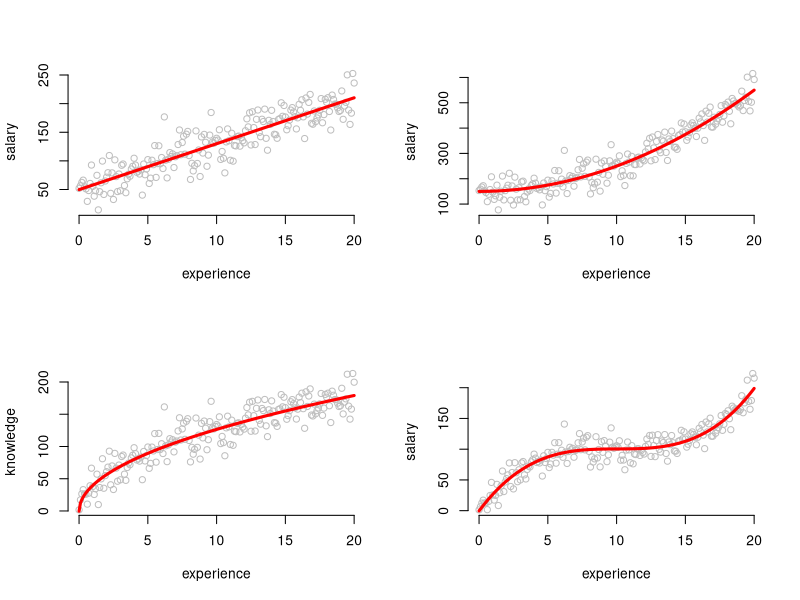

The R source for this figure:
# Linear Expression Examples
# Split window to show all 4 examples at once
par(mfrow = c(2,2))

# Generate variable for experience (in years)
experience <- seq(from=0, to=20, by=0.1)


# Example 1:
# Linear Model with linear function

# Generate random salaries with linear function and add some noise
set.seed(200)
noise <- rnorm(length(experience), mean=0, sd=25)
salary <- 50+8*experience+ noise

# Plot data points
plot(experience, salary,
     bty="n",
     col="grey")

# Estimate model
model_1 <- lm(salary ~ experience)

# Plot fitted values into the graph
lines(experience, fitted(model_1),
      col="red",
      lwd=3)


# Example 2:
# Linear Model with quadratic function

# Generate random salaries with quadratic function and add some noise
set.seed(200)
noise <- rnorm(length(experience), mean=0, sd=40)
salary <- 150+experience^2 + noise

# Plot data points
plot(experience, salary,
     bty="n",
     col="grey")

# First, compute the square values of experience
experience_2 <- experience^2 

# Then add them into your regression
model_2 <- lm(salary ~ experience_2)

# Plot fitted values of model into the graph
lines(experience, fitted(model_2),
      col="red",
      lwd=3)


# Example 3:
# Linear Model with root function

# Generate knowledge with root function and add some noise
set.seed(200)
noise <- rnorm(length(experience), mean=0, sd=20)
knowledge <- 40*sqrt(experience) + noise

# Plot data points
plot(experience, knowledge,
     bty="n",
     col="grey")

# First, compute the square root values of experience
sqrt_experience <- sqrt(experience)

# Then add them into your regression
model_3 <- lm(knowledge ~ sqrt_experience)

# Plot fitted values of model into the graph
lines(experience, fitted(model_3),
      col="red",
      lwd=3)


# Example 4:
# Linear Model with polynomial function

# Generate salaries with polynomial function and add some noise
set.seed(200)
noise <- rnorm(length(experience), mean=0, sd=15)
salary <- 100+0.1* (experience-10)^3 + noise

# Plot data points
plot(experience, salary,
     bty="n",
     col="grey")

# First, compute polynomials
experience_2 <- experience^2
experience_3 <- experience^3

# Then add them into your regression
model_4 <- lm(salary ~ experience + experience_2 + experience_3)

# Plot fitted values of model into the graph
lines(experience, fitted(model_4),
      col="red",
      lwd=3)

